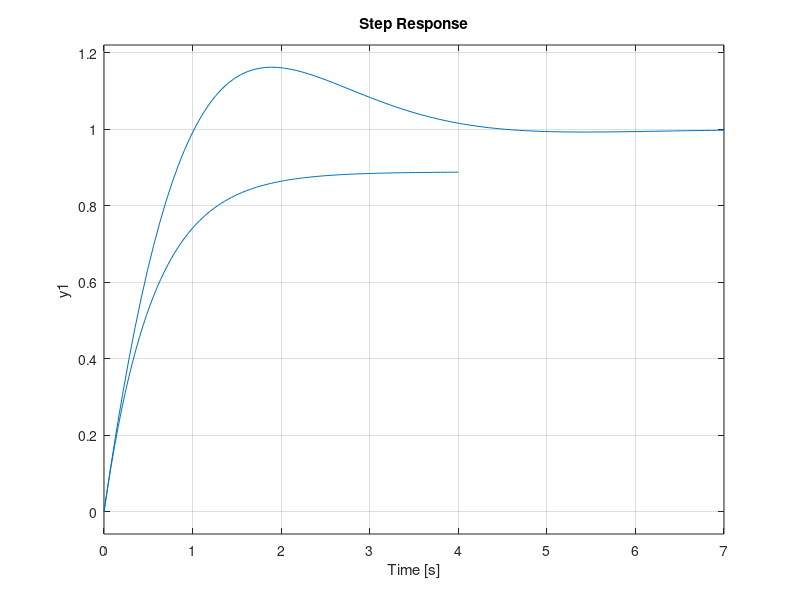

Reproduce this figure in MATLAB.
%% Ch.2 — Example 2.6 Closed-loop simulation
% Process Dynamics and Control, SeoulTech — slide 31
% https://seoultechpse.github.io/ProCon/ch2/ch2_analysis.html#/4/8
% Requires: Control System Toolbox

clear; close all; clc

Gp = tf(0.8, [5 1]);

Gc  = 10;                        % P
Gcl = feedback(Gp*Gc, 1);
step(Gcl); hold on

Gc  = tf([10 10], [1 0]);        % PI: 10(1 + 1/s)
Gcl = feedback(Gp*Gc, 1);
step(Gcl)
